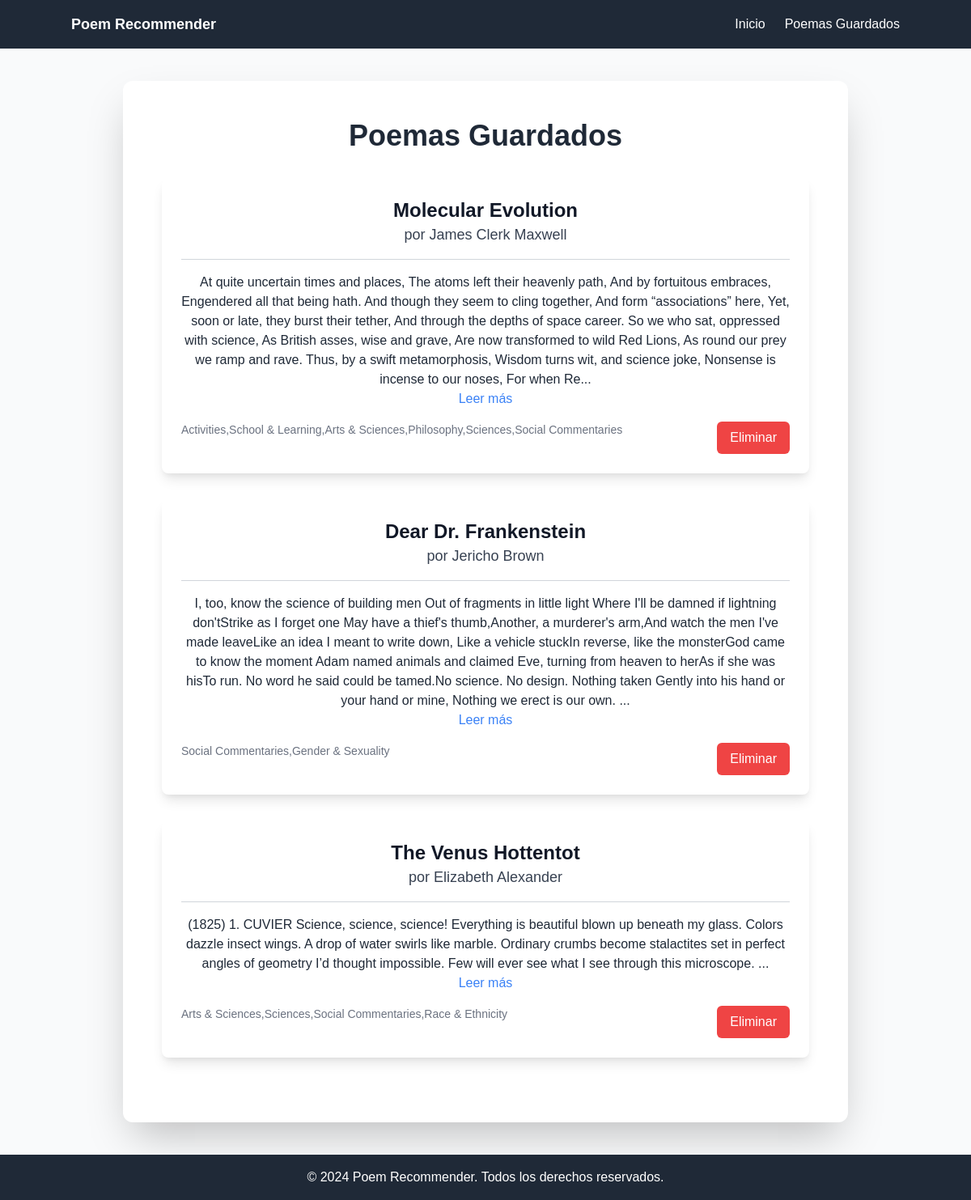
Page /saved_poems/ on the earlier database version.
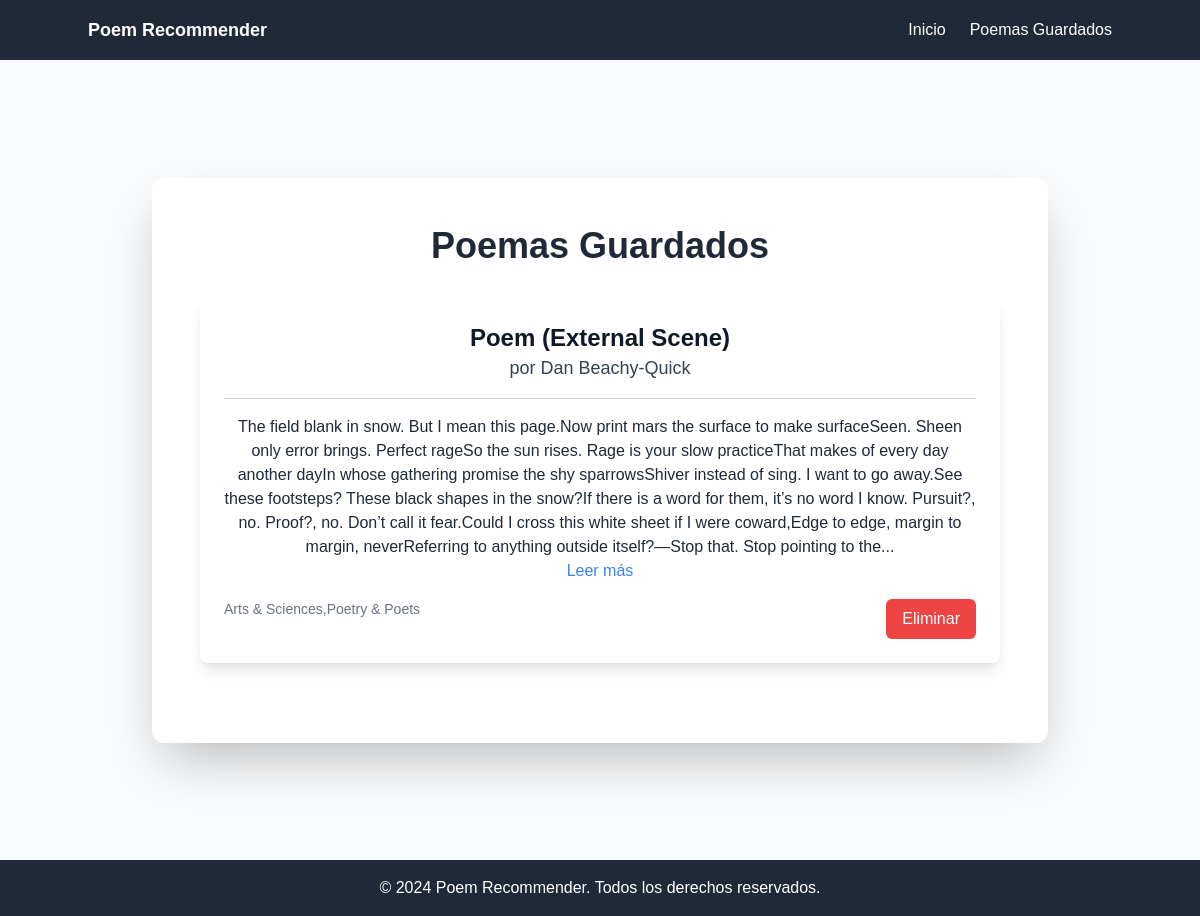
Same page on the later database version.
### recommender/models.py (models this page shows, shortened)
class Poem(models.Model):
    title = models.CharField(max_length=200)
    poet = models.CharField(max_length=100)
    content = models.TextField()
    tags = models.CharField(max_length=200)

### recommender/views.py (the view)
# urls.py: path('saved_poems/', views.saved_poems, name='saved_poems'),
def saved_poems(request):
    poems = Poem.objects.all()
    return render(request, 'saved_poems.html', {'poems': poems})

### recommender/templates/saved_poems.html (shortened to what this page needs)
{% extends "layout.html" %}
{% block content %}
<div class="min-h-screen flex flex-col justify-center items-center bg-gray-50 py-10">
    <div class="bg-white shadow-2xl rounded-xl p-12 text-center w-full max-w-4xl">
        <h1 class="text-4xl font-extrabold text-gray-800 mb-8">Poemas Guardados</h1>
        <div class="w-full">
            {% for poem in poems %}
            <div class="bg-white shadow-lg rounded-lg overflow-hidden transform transition duration-300 hover:scale-105 hover:shadow-2xl mb-8">
                <div class="p-6">
                    <h5 class="text-2xl font-bold text-gray-900">{{ poem.title }}</h5>
                    <h6 class="text-lg text-gray-700 mb-4">por {{ poem.poet }}</h6>
                    <hr class="my-4 border-gray-300">
                    <p class="text-base text-gray-800">{{ poem.content|slice:":600" }}...</p>
                    <a href="{% url 'poem_detail' poem.id %}" class="text-blue-500 hover:underline mt-2">Leer más</a>
                    <div class="mt-4 flex justify-between">
                        <span class="text-sm text-gray-500">{{ poem.tags }}</span>
                        <form method="post" action="{% url 'delete_poem' poem.id %}">
                            <button type="submit" class="bg-red-500 text-white px-4 py-2 rounded-md">Eliminar</button>
                        </form>
                    </div>
                </div>
            </div>
            {% endfor %}
        </div>
    </div>
</div>
{% endblock %}

### recommender/templates/layout.html (shortened to what this page needs)
<!DOCTYPE html>
<html lang="es">
<head>
    {% load static %}
    <link href="https://cdn.jsdelivr.net/npm/tailwindcss@2.2.19/dist/tailwind.min.css" rel="stylesheet">
    <link rel="stylesheet" href="{% static 'css/style.css' %}">
</head>
<body class="bg-gray-100 min-h-screen flex flex-col">
    <nav class="bg-gray-800 p-4">
        <div class="container mx-auto flex justify-between items-center">
            <a class="text-white text-lg font-bold" href="{% url 'index' %}">Poem Recommender</a>
            <div :class="{'block': open, 'hidden': !open}" class="hidden lg:flex lg:items-center lg:w-auto w-full">
                <ul class="text-white lg:flex lg:justify-between">
                    <li><a class="block lg:inline-block mt-4 lg:mt-0 lg:ml-6" href="{% url 'index' %}">Inicio</a></li>
                    <li><a class="block lg:inline-block mt-4 lg:mt-0 lg:ml-6" href="{% url 'saved_poems' %}">Poemas Guardados</a></li>
                </ul>
            </div>
        </div>
    </nav>
    <main class="flex-grow">
        {% block content %}
        {% endblock %}
    </main>
    <footer class="bg-gray-800 text-white text-center py-4">
        <div class="container mx-auto">
            <span>© 2024 Poem Recommender. Todos los derechos reservados.</span>
        </div>
    </footer>
</body>
</html>

### recommender/templates/static/css/style.css (style rules this page uses)
body { font-family: 'Arial', sans-serif; background-color: #f4f4f9; }
button { cursor: pointer; background-color: #007bff; color: white; border: none; border-radius: 5px; padding: 10px 20px; font-size: 16px; transition: background-color 0.3s ease; }

Differences in the rows shown:
removed Poem: title "Molecular Evolution", poet "James Clerk Maxwell", content "At quite uncertain times and places, The atoms left their heavenly path, And by fortuitous embraces, Engendered all that being hath. And though they seem to cling together, And form “associations” here, Yet, soon or late, they burst their tether, And through the depths of space career. So we who sat, oppressed with science, As British asses, wise and grave, Are now transformed to wild Red Lions, As round our prey we ramp and rave. Thus, by a swift metamorphosis, Wisdom turns wit, and science joke, Nonsense is incense to our noses, For when Re", tags "Activities,School & Learning,Arts & Sciences,Philosophy,Sciences,Social Commentaries"
removed Poem: title "Dear Dr. Frankenstein", poet "Jericho Brown", content "I, too, know the science of building men Out of fragments in little light Where I'll be damned if lightning don'tStrike as I forget one May have a thief's thumb,Another, a murderer's arm,And watch the men I've made leaveLike an idea I meant to write down, Like a vehicle stuckIn reverse, like the monsterGod came to know the moment Adam named animals and claimed Eve, turning from heaven to herAs if she was hisTo run. No word he said could be tamed.No science. No design. Nothing taken Gently into his hand or your hand or mine, Nothing we erect is our own.", tags "Social Commentaries,Gender & Sexuality"
removed Poem: title "The Venus Hottentot", poet "Elizabeth Alexander", content "(1825) 1. CUVIER Science, science, science! Everything is beautiful blown up beneath my glass. Colors dazzle insect wings. A drop of water swirls like marble. Ordinary crumbs become stalactites set in perfect angles of geometry I’d thought impossible. Few will ever see what I see through this microscope.", tags "Arts & Sciences,Sciences,Social Commentaries,Race & Ethnicity"
added Poem: title "Poem (External Scene)", poet "Dan Beachy-Quick", content "The field blank in snow. But I mean this page.Now print mars the surface to make surfaceSeen. Sheen only error brings. Perfect rageSo the sun rises. Rage is your slow practiceThat makes of every day another dayIn whose gathering promise the shy sparrowsShiver instead of sing. I want to go away.See these footsteps? These black shapes in the snow?If there is a word for them, it’s no word I know. Pursuit?, no. Proof?, no. Don’t call it fear.Could I cross this white sheet if I were coward,Edge to edge, margin to margin, neverReferring to anything outside itself?—Stop that. Stop pointing to the", tags "Arts & Sciences,Poetry & Poets"
